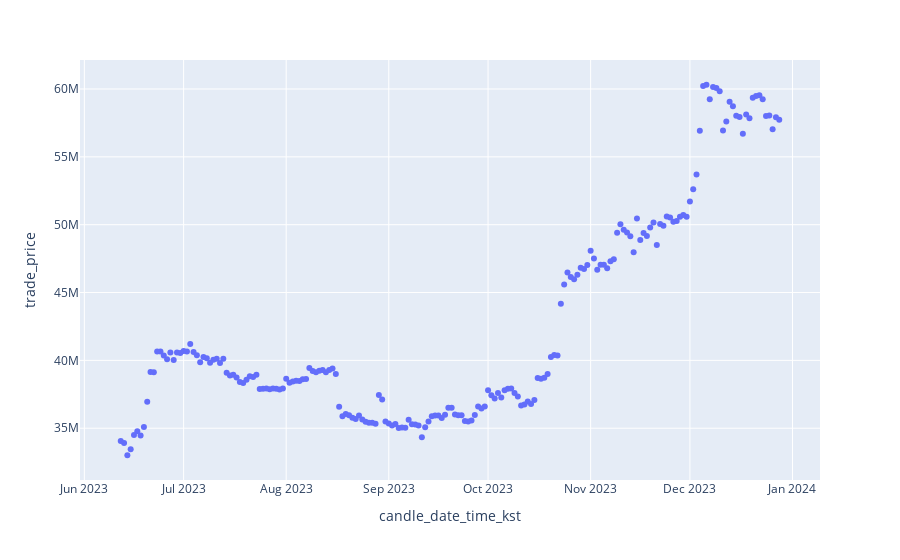

Notebook cell for this chart:
### Code cell
fig = px.scatter(my_df[my_df.market=='BTC'],
                x = 'candle_date_time_kst',
                y = 'trade_price')

plotly.offline.iplot(fig)
# = fig.show()

### Figure 1 — Plotly figure (JSON) as saved in the notebook; plotly's stock layout.template omitted (floating-point values rounded to 4 significant figures; data arrays with more than 128 entries replaced by an {"elided": "..."} marker saying what was removed)
{"data": [{"hovertemplate": "candle_date_time_kst=%{x}<br>trade_price=%{y}<extra></extra>", "legendgroup": "", "marker": {"color": "#636efa", "symbol": "circle"}, "mode": "markers", "name": "", "orientation": "v", "showlegend": false, "type": "scatter", "x": {"elided": "200 str values"}, "xaxis": "x", "y": {"elided": "200 int values"}, "yaxis": "y"}], "layout": {"legend": {"tracegroupgap": 0}, "margin": {"t": 60}, "xaxis": {"anchor": "y", "domain": [0, 1], "title": {"text": "candle_date_time_kst"}}, "yaxis": {"anchor": "x", "domain": [0, 1], "title": {"text": "trade_price"}}}}
